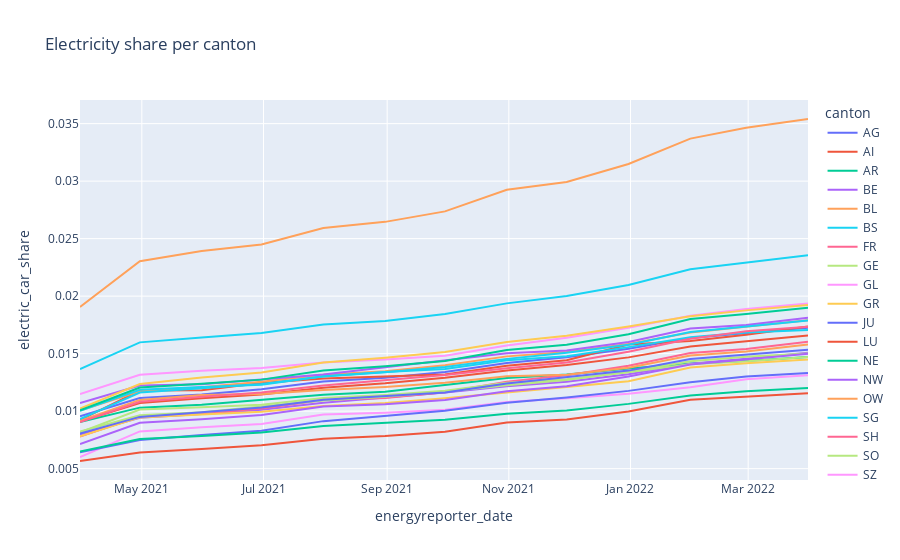

Notebook cell for this chart:
### Code cell
import plotly.express as px

fig = px.line(df_canton , x = 'energyreporter_date', y = 'electric_car_share', color = 'canton',title="Electricity share per canton")
fig.show()
send_figure_to_internet(fig,'energy_timeseries_canton')

### Figure 1 — Plotly figure (JSON) as saved in the notebook; plotly's stock layout.template omitted (floating-point values rounded to 4 significant figures)
{"data": [{"hovertemplate": "canton=AG<br>energyreporter_date=%{x}<br>electric_car_share=%{y}<extra></extra>", "legendgroup": "AG", "line": {"color": "#636efa", "dash": "solid"}, "marker": {"symbol": "circle"}, "mode": "lines", "name": "AG", "orientation": "v", "showlegend": true, "type": "scatter", "x": ["2021-03-31", "2021-04-30", "2021-05-31", "2021-06-30", "2021-07-31", "2021-08-31", "2021-09-30", "2021-10-31", "2021-11-30", "2021-12-31", "2022-01-31", "2022-02-28", "2022-03-31"], "xaxis": "x", "y": [0.009552, 0.01115, 0.01145, 0.01189, 0.01257, 0.01291, 0.0134, 0.01419, 0.01468, 0.01543, 0.01635, 0.01681, 0.01726], "yaxis": "y"}, {"hovertemplate": "canton=AI<br>energyreporter_date=%{x}<br>electric_car_share=%{y}<extra></extra>", "legendgroup": "AI", "line": {"color": "#EF553B", "dash": "solid"}, "marker": {"symbol": "circle"}, "mode": "lines", "name": "AI", "orientation": "v", "showlegend": true, "type": "scatter", "x": ["2021-03-31", "2021-04-30", "2021-05-31", "2021-06-30", "2021-07-31", "2021-08-31", "2021-09-30", "2021-10-31", "2021-11-30", "2021-12-31", "2022-01-31", "2022-02-28", "2022-03-31"], "xaxis": "x", "y": [0.009226, 0.0118, 0.01182, 0.01244, 0.01285, 0.01301, 0.01318, 0.01395, 0.01442, 0.01579, 0.0161, 0.01665, 0.01737], "yaxis": "y"}, {"hovertemplate": "canton=AR<br>energyreporter_date=%{x}<br>electric_car_share=%{y}<extra></extra>", "legendgroup": "AR", "line": {"color": "#00cc96", "dash": "solid"}, "marker": {"symbol": "circle"}, "mode": "lines", "name": "AR", "orientation": "v", "showlegend": true, "type": "scatter", "x": ["2021-03-31", "2021-04-30", "2021-05-31", "2021-06-30", "2021-07-31", "2021-08-31", "2021-09-30", "2021-10-31", "2021-11-30", "2021-12-31", "2022-01-31", "2022-02-28", "2022-03-31"], "xaxis": "x", "y": [0.009047, 0.0103, 0.01055, 0.01098, 0.01143, 0.01168, 0.01225, 0.01288, 0.01319, 0.0137, 0.01414, 0.01436, 0.0147], "yaxis": "y"}, {"hovertemplate": "canton=BE<br>energyreporter_date=%{x}<br>electric_car_share=%{y}<extra></extra>", "legendgroup": "BE", "line": {"color": "#ab63fa", "dash": "solid"}, "marker": {"symbol": "circle"}, "mode": "lines", "name": "BE", "orientation": "v", "showlegend": true, "type": "scatter", "x": ["2021-03-31", "2021-04-30", "2021-05-31", "2021-06-30", "2021-07-31", "2021-08-31", "2021-09-30", "2021-10-31", "2021-11-30", "2021-12-31", "2022-01-31", "2022-02-28", "2022-03-31"], "xaxis": "x", "y": [0.007967, 0.00942, 0.009747, 0.01013, 0.01073, 0.01119, 0.01162, 0.01217, 0.01255, 0.0132, 0.01413, 0.01457, 0.01508], "yaxis": "y"}, {"hovertemplate": "canton=BL<br>energyreporter_date=%{x}<br>electric_car_share=%{y}<extra></extra>", "legendgroup": "BL", "line": {"color": "#FFA15A", "dash": "solid"}, "marker": {"symbol": "circle"}, "mode": "lines", "name": "BL", "orientation": "v", "showlegend": true, "type": "scatter", "x": ["2021-03-31", "2021-04-30", "2021-05-31", "2021-06-30", "2021-07-31", "2021-08-31", "2021-09-30", "2021-10-31", "2021-11-30", "2021-12-31", "2022-01-31", "2022-02-28", "2022-03-31"], "xaxis": "x", "y": [0.01006, 0.01173, 0.01209, 0.01255, 0.01316, 0.01347, 0.01399, 0.01476, 0.01513, 0.01584, 0.01685, 0.01737, 0.01791], "yaxis": "y"}, {"hovertemplate": "canton=BS<br>energyreporter_date=%{x}<br>electric_car_share=%{y}<extra></extra>", "legendgroup": "BS", "line": {"color": "#19d3f3", "dash": "solid"}, "marker": {"symbol": "circle"}, "mode": "lines", "name": "BS", "orientation": "v", "showlegend": true, "type": "scatter", "x": ["2021-03-31", "2021-04-30", "2021-05-31", "2021-06-30", "2021-07-31", "2021-08-31", "2021-09-30", "2021-10-31", "2021-11-30", "2021-12-31", "2022-01-31", "2022-02-28", "2022-03-31"], "xaxis": "x", "y": [0.01002, 0.01186, 0.0121, 0.01229, 0.01304, 0.01341, 0.01367, 0.01442, 0.01478, 0.01557, 0.01643, 0.01685, 0.01706], "yaxis": "y"}, {"hovertemplate": "canton=FR<br>energyreporter_date=%{x}<br>electric_car_share=%{y}<extra></extra>", "legendgroup": "FR", "line": {"color": "#FF6692", "dash": "solid"}, "marker": {"symbol": "circle"}, "mode": "lines", "name": "FR", "orientation": "v", "showlegend": true, "type": "scatter", "x": ["2021-03-31", "2021-04-30", "2021-05-31", "2021-06-30", "2021-07-31", "2021-08-31", "2021-09-30", "2021-10-31", "2021-11-30", "2021-12-31", "2022-01-31", "2022-02-28", "2022-03-31"], "xaxis": "x", "y": [0.007784, 0.009531, 0.009802, 0.01022, 0.01097, 0.01114, 0.01165, 0.01257, 0.01313, 0.01396, 0.01506, 0.0154, 0.01604], "yaxis": "y"}, {"hovertemplate": "canton=GE<br>energyreporter_date=%{x}<br>electric_car_share=%{y}<extra></extra>", "legendgroup": "GE", "line": {"color": "#B6E880", "dash": "solid"}, "marker": {"symbol": "circle"}, "mode": "lines", "name": "GE", "orientation": "v", "showlegend": true, "type": "scatter", "x": ["2021-03-31", "2021-04-30", "2021-05-31", "2021-06-30", "2021-07-31", "2021-08-31", "2021-09-30", "2021-10-31", "2021-11-30", "2021-12-31", "2022-01-31", "2022-02-28", "2022-03-31"], "xaxis": "x", "y": [0.008151, 0.01013, 0.01033, 0.01056, 0.01114, 0.0114, 0.01177, 0.01248, 0.01278, 0.01339, 0.01409, 0.01433, 0.0147], "yaxis": "y"}, {"hovertemplate": "canton=GL<br>energyreporter_date=%{x}<br>electric_car_share=%{y}<extra></extra>", "legendgroup": "GL", "line": {"color": "#FF97FF", "dash": "solid"}, "marker": {"symbol": "circle"}, "mode": "lines", "name": "GL", "orientation": "v", "showlegend": true, "type": "scatter", "x": ["2021-03-31", "2021-04-30", "2021-05-31", "2021-06-30", "2021-07-31", "2021-08-31", "2021-09-30", "2021-10-31", "2021-11-30", "2021-12-31", "2022-01-31", "2022-02-28", "2022-03-31"], "xaxis": "x", "y": [0.00601, 0.008237, 0.008592, 0.008891, 0.009712, 0.009867, 0.01012, 0.0108, 0.01112, 0.01151, 0.01207, 0.01278, 0.01313], "yaxis": "y"}, {"hovertemplate": "canton=GR<br>energyreporter_date=%{x}<br>electric_car_share=%{y}<extra></extra>", "legendgroup": "GR", "line": {"color": "#FECB52", "dash": "solid"}, "marker": {"symbol": "circle"}, "mode": "lines", "name": "GR", "orientation": "v", "showlegend": true, "type": "scatter", "x": ["2021-03-31", "2021-04-30", "2021-05-31", "2021-06-30", "2021-07-31", "2021-08-31", "2021-09-30", "2021-10-31", "2021-11-30", "2021-12-31", "2022-01-31", "2022-02-28", "2022-03-31"], "xaxis": "x", "y": [0.007805, 0.009458, 0.009719, 0.009957, 0.01045, 0.01071, 0.01112, 0.01163, 0.01208, 0.01259, 0.01379, 0.01417, 0.01449], "yaxis": "y"}, {"hovertemplate": "canton=JU<br>energyreporter_date=%{x}<br>electric_car_share=%{y}<extra></extra>", "legendgroup": "JU", "line": {"color": "#636efa", "dash": "solid"}, "marker": {"symbol": "circle"}, "mode": "lines", "name": "JU", "orientation": "v", "showlegend": true, "type": "scatter", "x": ["2021-03-31", "2021-04-30", "2021-05-31", "2021-06-30", "2021-07-31", "2021-08-31", "2021-09-30", "2021-10-31", "2021-11-30", "2021-12-31", "2022-01-31", "2022-02-28", "2022-03-31"], "xaxis": "x", "y": [0.006431, 0.007484, 0.007918, 0.008297, 0.009132, 0.009566, 0.01003, 0.01073, 0.01119, 0.01176, 0.01251, 0.01301, 0.01331], "yaxis": "y"}, {"hovertemplate": "canton=LU<br>energyreporter_date=%{x}<br>electric_car_share=%{y}<extra></extra>", "legendgroup": "LU", "line": {"color": "#EF553B", "dash": "solid"}, "marker": {"symbol": "circle"}, "mode": "lines", "name": "LU", "orientation": "v", "showlegend": true, "type": "scatter", "x": ["2021-03-31", "2021-04-30", "2021-05-31", "2021-06-30", "2021-07-31", "2021-08-31", "2021-09-30", "2021-10-31", "2021-11-30", "2021-12-31", "2022-01-31", "2022-02-28", "2022-03-31"], "xaxis": "x", "y": [0.009095, 0.0107, 0.01112, 0.01144, 0.01204, 0.01242, 0.01291, 0.01354, 0.014, 0.01468, 0.01562, 0.01605, 0.01658], "yaxis": "y"}, {"hovertemplate": "canton=NE<br>energyreporter_date=%{x}<br>electric_car_share=%{y}<extra></extra>", "legendgroup": "NE", "line": {"color": "#00cc96", "dash": "solid"}, "marker": {"symbol": "circle"}, "mode": "lines", "name": "NE", "orientation": "v", "showlegend": true, "type": "scatter", "x": ["2021-03-31", "2021-04-30", "2021-05-31", "2021-06-30", "2021-07-31", "2021-08-31", "2021-09-30", "2021-10-31", "2021-11-30", "2021-12-31", "2022-01-31", "2022-02-28", "2022-03-31"], "xaxis": "x", "y": [0.00648, 0.007581, 0.007836, 0.008152, 0.008704, 0.00897, 0.009258, 0.009783, 0.01005, 0.01063, 0.01136, 0.01173, 0.012], "yaxis": "y"}, {"hovertemplate": "canton=NW<br>energyreporter_date=%{x}<br>electric_car_share=%{y}<extra></extra>", "legendgroup": "NW", "line": {"color": "#ab63fa", "dash": "solid"}, "marker": {"symbol": "circle"}, "mode": "lines", "name": "NW", "orientation": "v", "showlegend": true, "type": "scatter", "x": ["2021-03-31", "2021-04-30", "2021-05-31", "2021-06-30", "2021-07-31", "2021-08-31", "2021-09-30", "2021-10-31", "2021-11-30", "2021-12-31", "2022-01-31", "2022-02-28", "2022-03-31"], "xaxis": "x", "y": [0.01071, 0.01223, 0.01234, 0.01273, 0.01319, 0.01382, 0.01443, 0.01504, 0.01528, 0.01601, 0.01719, 0.01748, 0.01812], "yaxis": "y"}, {"hovertemplate": "canton=OW<br>energyreporter_date=%{x}<br>electric_car_share=%{y}<extra></extra>", "legendgroup": "OW", "line": {"color": "#FFA15A", "dash": "solid"}, "marker": {"symbol": "circle"}, "mode": "lines", "name": "OW", "orientation": "v", "showlegend": true, "type": "scatter", "x": ["2021-03-31", "2021-04-30", "2021-05-31", "2021-06-30", "2021-07-31", "2021-08-31", "2021-09-30", "2021-10-31", "2021-11-30", "2021-12-31", "2022-01-31", "2022-02-28", "2022-03-31"], "xaxis": "x", "y": [0.009152, 0.01098, 0.01141, 0.01148, 0.01184, 0.01211, 0.01247, 0.01304, 0.01317, 0.01377, 0.01484, 0.01519, 0.01579], "yaxis": "y"}, {"hovertemplate": "canton=SG<br>energyreporter_date=%{x}<br>electric_car_share=%{y}<extra></extra>", "legendgroup": "SG", "line": {"color": "#19d3f3", "dash": "solid"}, "marker": {"symbol": "circle"}, "mode": "lines", "name": "SG", "orientation": "v", "showlegend": true, "type": "scatter", "x": ["2021-03-31", "2021-04-30", "2021-05-31", "2021-06-30", "2021-07-31", "2021-08-31", "2021-09-30", "2021-10-31", "2021-11-30", "2021-12-31", "2022-01-31", "2022-02-28", "2022-03-31"], "xaxis": "x", "y": [0.009308, 0.01161, 0.01199, 0.01235, 0.013, 0.01338, 0.01385, 0.01455, 0.01508, 0.01578, 0.01688, 0.01738, 0.01788], "yaxis": "y"}, {"hovertemplate": "canton=SH<br>energyreporter_date=%{x}<br>electric_car_share=%{y}<extra></extra>", "legendgroup": "SH", "line": {"color": "#FF6692", "dash": "solid"}, "marker": {"symbol": "circle"}, "mode": "lines", "name": "SH", "orientation": "v", "showlegend": true, "type": "scatter", "x": ["2021-03-31", "2021-04-30", "2021-05-31", "2021-06-30", "2021-07-31", "2021-08-31", "2021-09-30", "2021-10-31", "2021-11-30", "2021-12-31", "2022-01-31", "2022-02-28", "2022-03-31"], "xaxis": "x", "y": [0.009043, 0.01081, 0.01125, 0.01163, 0.01222, 0.01268, 0.01315, 0.01372, 0.01423, 0.01517, 0.01629, 0.01695, 0.01734], "yaxis": "y"}, {"hovertemplate": "canton=SO<br>energyreporter_date=%{x}<br>electric_car_share=%{y}<extra></extra>", "legendgroup": "SO", "line": {"color": "#B6E880", "dash": "solid"}, "marker": {"symbol": "circle"}, "mode": "lines", "name": "SO", "orientation": "v", "showlegend": true, "type": "scatter", "x": ["2021-03-31", "2021-04-30", "2021-05-31", "2021-06-30", "2021-07-31", "2021-08-31", "2021-09-30", "2021-10-31", "2021-11-30", "2021-12-31", "2022-01-31", "2022-02-28", "2022-03-31"], "xaxis": "x", "y": [0.008219, 0.009643, 0.009896, 0.01037, 0.01092, 0.01126, 0.01168, 0.01226, 0.01271, 0.01343, 0.01433, 0.01474, 0.01502], "yaxis": "y"}, {"hovertemplate": "canton=SZ<br>energyreporter_date=%{x}<br>electric_car_share=%{y}<extra></extra>", "legendgroup": "SZ", "line": {"color": "#FF97FF", "dash": "solid"}, "marker": {"symbol": "circle"}, "mode": "lines", "name": "SZ", "orientation": "v", "showlegend": true, "type": "scatter", "x": ["2021-03-31", "2021-04-30", "2021-05-31", "2021-06-30", "2021-07-31", "2021-08-31", "2021-09-30", "2021-10-31", "2021-11-30", "2021-12-31", "2022-01-31", "2022-02-28", "2022-03-31"], "xaxis": "x", "y": [0.01148, 0.01317, 0.01352, 0.01375, 0.01422, 0.01449, 0.01482, 0.01571, 0.01638, 0.01726, 0.0183, 0.01888, 0.01936], "yaxis": "y"}, {"hovertemplate": "canton=TG<br>energyreporter_date=%{x}<br>electric_car_share=%{y}<extra></extra>", "legendgroup": "TG", "line": {"color": "#FECB52", "dash": "solid"}, "marker": {"symbol": "circle"}, "mode": "lines", "name": "TG", "orientation": "v", "showlegend": true, "type": "scatter", "x": ["2021-03-31", "2021-04-30", "2021-05-31", "2021-06-30", "2021-07-31", "2021-08-31", "2021-09-30", "2021-10-31", "2021-11-30", "2021-12-31", "2022-01-31", "2022-02-28", "2022-03-31"], "xaxis": "x", "y": [0.01023, 0.01236, 0.01292, 0.01335, 0.01423, 0.01464, 0.01514, 0.01601, 0.01656, 0.01735, 0.01825, 0.01876, 0.01923], "yaxis": "y"}, {"hovertemplate": "canton=TI<br>energyreporter_date=%{x}<br>electric_car_share=%{y}<extra></extra>", "legendgroup": "TI", "line": {"color": "#636efa", "dash": "solid"}, "marker": {"symbol": "circle"}, "mode": "lines", "name": "TI", "orientation": "v", "showlegend": true, "type": "scatter", "x": ["2021-03-31", "2021-04-30", "2021-05-31", "2021-06-30", "2021-07-31", "2021-08-31", "2021-09-30", "2021-10-31", "2021-11-30", "2021-12-31", "2022-01-31", "2022-02-28", "2022-03-31"], "xaxis": "x", "y": [0.008043, 0.009499, 0.009906, 0.01031, 0.01099, 0.0113, 0.01163, 0.01241, 0.01293, 0.01353, 0.01454, 0.0149, 0.01534], "yaxis": "y"}, {"hovertemplate": "canton=UR<br>energyreporter_date=%{x}<br>electric_car_share=%{y}<extra></extra>", "legendgroup": "UR", "line": {"color": "#EF553B", "dash": "solid"}, "marker": {"symbol": "circle"}, "mode": "lines", "name": "UR", "orientation": "v", "showlegend": true, "type": "scatter", "x": ["2021-03-31", "2021-04-30", "2021-05-31", "2021-06-30", "2021-07-31", "2021-08-31", "2021-09-30", "2021-10-31", "2021-11-30", "2021-12-31", "2022-01-31", "2022-02-28", "2022-03-31"], "xaxis": "x", "y": [0.005665, 0.006402, 0.006706, 0.007039, 0.007596, 0.007845, 0.008203, 0.00902, 0.009272, 0.009965, 0.011, 0.01128, 0.01156], "yaxis": "y"}, {"hovertemplate": "canton=VD<br>energyreporter_date=%{x}<br>electric_car_share=%{y}<extra></extra>", "legendgroup": "VD", "line": {"color": "#00cc96", "dash": "solid"}, "marker": {"symbol": "circle"}, "mode": "lines", "name": "VD", "orientation": "v", "showlegend": true, "type": "scatter", "x": ["2021-03-31", "2021-04-30", "2021-05-31", "2021-06-30", "2021-07-31", "2021-08-31", "2021-09-30", "2021-10-31", "2021-11-30", "2021-12-31", "2022-01-31", "2022-02-28", "2022-03-31"], "xaxis": "x", "y": [0.01007, 0.01205, 0.01238, 0.01274, 0.01354, 0.0139, 0.01436, 0.01531, 0.01577, 0.01669, 0.01801, 0.01844, 0.01899], "yaxis": "y"}, {"hovertemplate": "canton=VS<br>energyreporter_date=%{x}<br>electric_car_share=%{y}<extra></extra>", "legendgroup": "VS", "line": {"color": "#ab63fa", "dash": "solid"}, "marker": {"symbol": "circle"}, "mode": "lines", "name": "VS", "orientation": "v", "showlegend": true, "type": "scatter", "x": ["2021-03-31", "2021-04-30", "2021-05-31", "2021-06-30", "2021-07-31", "2021-08-31", "2021-09-30", "2021-10-31", "2021-11-30", "2021-12-31", "2022-01-31", "2022-02-28", "2022-03-31"], "xaxis": "x", "y": [0.007136, 0.008992, 0.009306, 0.009656, 0.01041, 0.01061, 0.01097, 0.01172, 0.01216, 0.01301, 0.01405, 0.01447, 0.01498], "yaxis": "y"}, {"hovertemplate": "canton=ZG<br>energyreporter_date=%{x}<br>electric_car_share=%{y}<extra></extra>", "legendgroup": "ZG", "line": {"color": "#FFA15A", "dash": "solid"}, "marker": {"symbol": "circle"}, "mode": "lines", "name": "ZG", "orientation": "v", "showlegend": true, "type": "scatter", "x": ["2021-03-31", "2021-04-30", "2021-05-31", "2021-06-30", "2021-07-31", "2021-08-31", "2021-09-30", "2021-10-31", "2021-11-30", "2021-12-31", "2022-01-31", "2022-02-28", "2022-03-31"], "xaxis": "x", "y": [0.01906, 0.02303, 0.02392, 0.02449, 0.02593, 0.02646, 0.02737, 0.02925, 0.02993, 0.03149, 0.0337, 0.03464, 0.0354], "yaxis": "y"}, {"hovertemplate": "canton=ZH<br>energyreporter_date=%{x}<br>electric_car_share=%{y}<extra></extra>", "legendgroup": "ZH", "line": {"color": "#19d3f3", "dash": "solid"}, "marker": {"symbol": "circle"}, "mode": "lines", "name": "ZH", "orientation": "v", "showlegend": true, "type": "scatter", "x": ["2021-03-31", "2021-04-30", "2021-05-31", "2021-06-30", "2021-07-31", "2021-08-31", "2021-09-30", "2021-10-31", "2021-11-30", "2021-12-31", "2022-01-31", "2022-02-28", "2022-03-31"], "xaxis": "x", "y": [0.01366, 0.01598, 0.01641, 0.0168, 0.01753, 0.01785, 0.01844, 0.01937, 0.02001, 0.02097, 0.02234, 0.02293, 0.02356], "yaxis": "y"}], "layout": {"legend": {"title": {"text": "canton"}, "tracegroupgap": 0}, "title": {"text": "Electricity share per canton"}, "xaxis": {"anchor": "y", "domain": [0, 1], "title": {"text": "energyreporter_date"}}, "yaxis": {"anchor": "x", "domain": [0, 1], "title": {"text": "electric_car_share"}}}}
